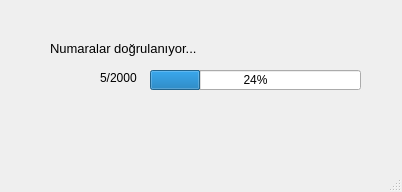
<?xml version="1.0" encoding="UTF-8"?>
<ui version="4.0">
 <class>MainWindow</class>
 <widget class="QMainWindow" name="MainWindow">
  <property name="geometry">
   <rect>
    <x>0</x>
    <y>0</y>
    <width>402</width>
    <height>192</height>
   </rect>
  </property>
  <property name="windowTitle">
   <string>MainWindow</string>
  </property>
  <widget class="QWidget" name="centralwidget">
   <widget class="QLabel" name="label">
    <property name="geometry">
     <rect>
      <x>50</x>
      <y>40</y>
      <width>271</width>
      <height>16</height>
     </rect>
    </property>
    <property name="font">
     <font>
      <pointsize>10</pointsize>
     </font>
    </property>
    <property name="text">
     <string>Numaralar doğrulanıyor...</string>
    </property>
   </widget>
   <widget class="QLabel" name="label_2">
    <property name="geometry">
     <rect>
      <x>100</x>
      <y>70</y>
      <width>55</width>
      <height>16</height>
     </rect>
    </property>
    <property name="font">
     <font>
      <pointsize>9</pointsize>
     </font>
    </property>
    <property name="text">
     <string>5/2000</string>
    </property>
   </widget>
   <widget class="QProgressBar" name="progressBar">
    <property name="geometry">
     <rect>
      <x>150</x>
      <y>70</y>
      <width>211</width>
      <height>20</height>
     </rect>
    </property>
    <property name="value">
     <number>24</number>
    </property>
   </widget>
  </widget>
  <widget class="QMenuBar" name="menubar">
   <property name="geometry">
    <rect>
     <x>0</x>
     <y>0</y>
     <width>402</width>
     <height>26</height>
    </rect>
   </property>
  </widget>
  <widget class="QStatusBar" name="statusbar"/>
 </widget>
 <resources/>
 <connections/>
</ui>
